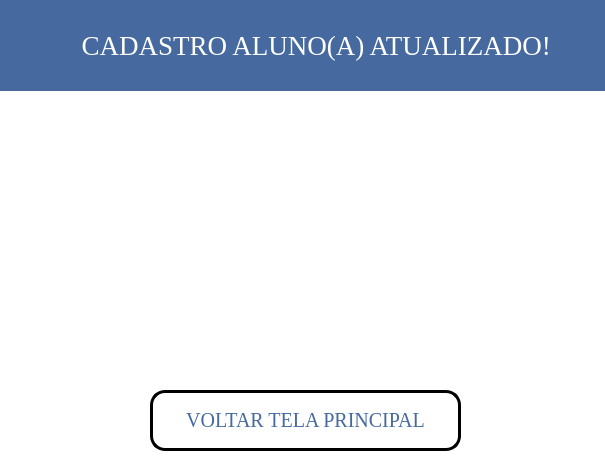
<?xml version="1.0" encoding="UTF-8"?>
<ui version="4.0">
 <class>MainWindow</class>
 <widget class="QMainWindow" name="MainWindow">
  <property name="geometry">
   <rect>
    <x>0</x>
    <y>0</y>
    <width>605</width>
    <height>460</height>
   </rect>
  </property>
  <property name="windowTitle">
   <string>Confirmação de Cadastro</string>
  </property>
  <property name="windowIcon">
   <iconset>
    <normaloff>imagens/diplomado.png</normaloff>imagens/diplomado.png</iconset>
  </property>
  <property name="styleSheet">
   <string notr="true">BACKGROUND-COLOR:rgb(255, 255, 255)</string>
  </property>
  <widget class="QWidget" name="centralwidget">
   <widget class="QLabel" name="label_2">
    <property name="geometry">
     <rect>
      <x>-100</x>
      <y>0</y>
      <width>711</width>
      <height>91</height>
     </rect>
    </property>
    <property name="font">
     <font>
      <family>Georgia</family>
      <pointsize>20</pointsize>
      <weight>50</weight>
      <bold>false</bold>
     </font>
    </property>
    <property name="styleSheet">
     <string notr="true">background-color:rgb(70, 105, 159);
color:rgb(255, 255, 255)</string>
    </property>
    <property name="text">
     <string>                  CADASTRO ALUNO(A) ATUALIZADO!</string>
    </property>
    <property name="alignment">
     <set>Qt::AlignCenter</set>
    </property>
   </widget>
   <widget class="QLabel" name="label">
    <property name="geometry">
     <rect>
      <x>-30</x>
      <y>50</y>
      <width>661</width>
      <height>391</height>
     </rect>
    </property>
    <property name="text">
     <string/>
    </property>
    <property name="pixmap">
     <pixmap>imagens/LOGO_UNIVERS.png</pixmap>
    </property>
    <property name="scaledContents">
     <bool>true</bool>
    </property>
   </widget>
   <widget class="QPushButton" name="botao_tela_principal">
    <property name="geometry">
     <rect>
      <x>150</x>
      <y>390</y>
      <width>311</width>
      <height>61</height>
     </rect>
    </property>
    <property name="font">
     <font>
      <family>Georgia</family>
      <pointsize>15</pointsize>
      <weight>50</weight>
      <bold>false</bold>
     </font>
    </property>
    <property name="cursor">
     <cursorShape>UpArrowCursor</cursorShape>
    </property>
    <property name="styleSheet">
     <string notr="true">QPushButton{
color: rgb(70, 105, 159);
}

QPushButton{
background-color: rgb(255, 255, 255)
}

QPushButton:hover{
	background-color: lightblue
}

QPushButton{
border:3px solid black;
border-radius: 15px;
padding: 2px;
}</string>
    </property>
    <property name="text">
     <string>VOLTAR TELA PRINCIPAL</string>
    </property>
    <property name="icon">
     <iconset>
      <normaloff>../DESING/9868474931649315515-128.png</normaloff>../DESING/9868474931649315515-128.png</iconset>
    </property>
    <property name="iconSize">
     <size>
      <width>30</width>
      <height>30</height>
     </size>
    </property>
   </widget>
   <zorder>label</zorder>
   <zorder>label_2</zorder>
   <zorder>botao_tela_principal</zorder>
  </widget>
 </widget>
 <resources/>
 <connections/>
</ui>
